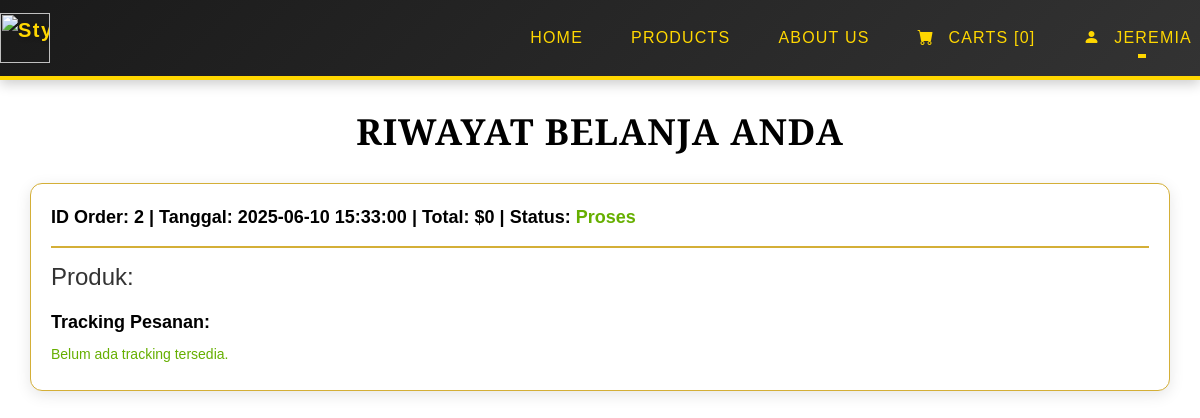
The app's page /user/riwayat_belanja.php (signed in) with its own data.
### tables this page shows
CREATE TABLE `orders` (
  `order_id` int NOT NULL,
  `customer_id` int NOT NULL,
  `tgl_order` datetime NOT NULL,
  `total_harga` decimal(12,2) NOT NULL,
  `status` varchar(20) NOT NULL
);

### user/riwayat_belanja.php (the view, shortened to what this page needs)
<?php
include './header.php';
$customer_id = $_SESSION['kd_cs'];
$query_orders = "
    SELECT * FROM orders
    WHERE customer_id = '$customer_id'
    ORDER BY tgl_order DESC
";
$result_orders = mysqli_query($conn, $query_orders);
?>
<!DOCTYPE html>
<html lang="id">
<head>
    <link rel="stylesheet" href="./css/riwayat_belanja.css">
    <link rel="stylesheet" href="https://cdnjs.cloudflare.com/ajax/libs/font-awesome/6.0.0/css/all.min.css">
</head>
<body>
    <h2>Riwayat Belanja Anda</h2>
    <?php while ($order = mysqli_fetch_assoc($result_orders)) { ?>
        <div class="order-card">
            <div class="order-header">
                ID Order: <?= $order['order_id'] ?> |
                Tanggal: <?= $order['tgl_order'] ?> |
                Total: $<?= number_format($order['total_harga'], 0, ',', '.') ?> |
                Status: <strong id="status"><?= ucfirst($order['status']) ?></strong>
            </div>
            <div>
                <h4>Produk:</h4>
                <?php
                $order_id = $order['order_id'];
                ?>
            </div>
            <div class="tracking-log">
                <h4>Tracking Pesanan:</h4>
                <?php
                $query_tracking = "
                SELECT * FROM order_tracking
                WHERE order_id = '$order_id'
                ORDER BY timestamp ASC
            ";
                $tracking = mysqli_query($conn, $query_tracking);
                if (mysqli_num_rows($tracking) > 0) {
                    while ($track = mysqli_fetch_assoc($tracking)) {
                        echo "<p>[{$track['timestamp']}] <strong>{$track['status']}</strong> - {$track['description']}</p>";
                    }
                } else {
                    echo "<p>Belum ada tracking tersedia.</p>";
                }
                ?>
            </div>
        </div>
    <?php } ?>
</body>
</html>

### user/css/header.css (style rules this page uses)
:root { --primary-yellow: #FFD700; --dark-yellow: #FFC000; --light-yellow: #FFECB3; --dark-bg: #1A1A1A; --text-dark: #333333; --black:#000000; }
* { margin: 0; padding: 0; box-sizing: border-box; font-family: 'Arial', sans-serif; }
body { background-color: #FFF9E6; color: var(--text-dark); font-size: 1rem; }

### user/css/riwayat_belanja.css (style rules this page uses)
body { font-family: 'Poppins', sans-serif; background-color: #ffffff; color: #333333; margin: 0; }
#status { color: rgb(102, 175, 0); }
h2 { font-family: 'Playfair Display', serif; font-weight: 700; color: #000000; text-align: center; margin-bottom: 30px; margin-top: 30px; font-size: 36px; text-transform: uppercase; letter-spacing: 1px; }
.order-card { background-color: #ffffff; border: 1px solid #d4af37; border-radius: 12px; padding: 20px; margin: 30px; box-shadow: 0 4px 15px rgba(0, 0, 0, 0.1); transition: transform 0.3s, box-shadow 0.3s; }
.order-header { font-weight: 600; color: #000000; border-bottom: 2px solid #d4af37; padding-bottom: 15px; margin-bottom: 15px; font-size: 18px; }
.tracking-log { margin-top: 20px; }
.tracking-log h4 { font-weight: 600; color: #000000; font-size: 18px; margin-bottom: 10px; }
.tracking-log p { font-size: 14px; color: #777777; margin: 5px 0; color: rgb(102, 175, 0); }

### records on screen
orders: order_id "2", tgl_order "2025-06-10 15:33:00", total_harga "0", status "Proses"

### other values on screen
$cart_count "0"
$_SESSION['nama'] "JEREMIA"
